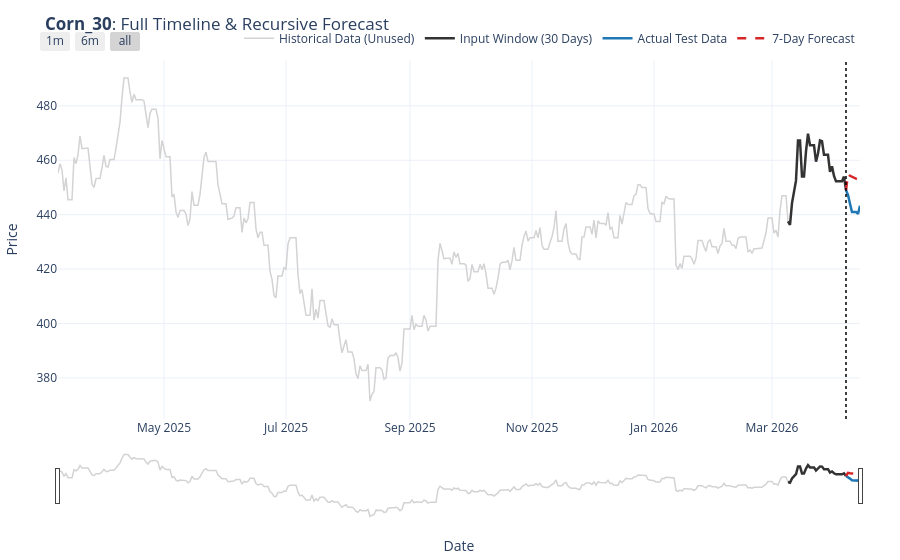
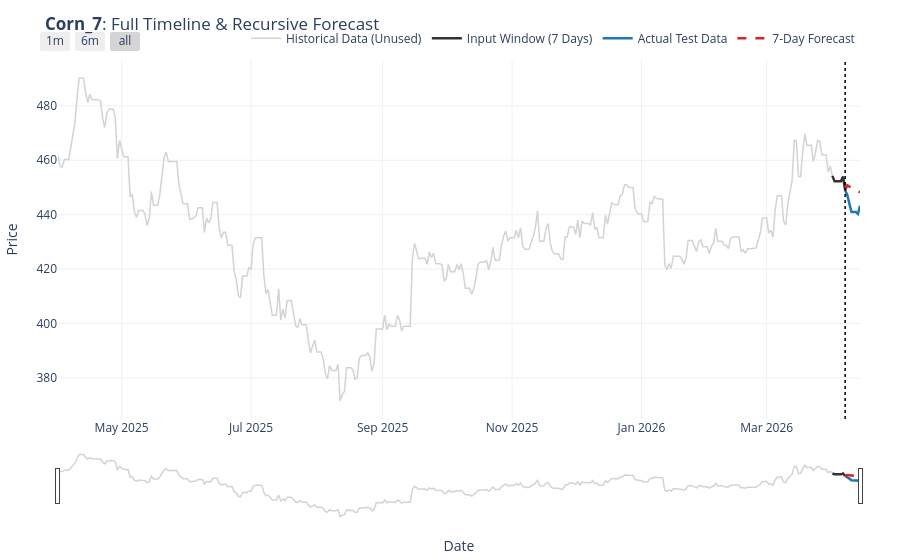
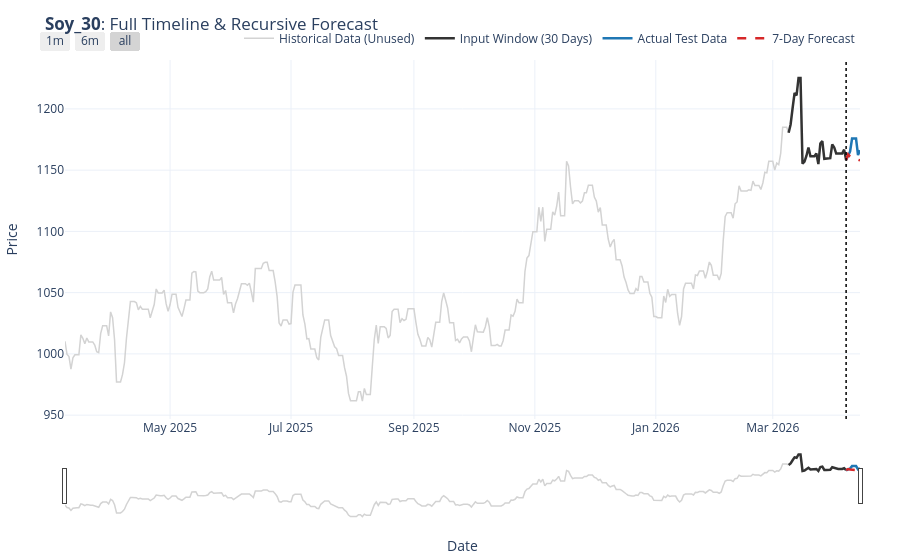
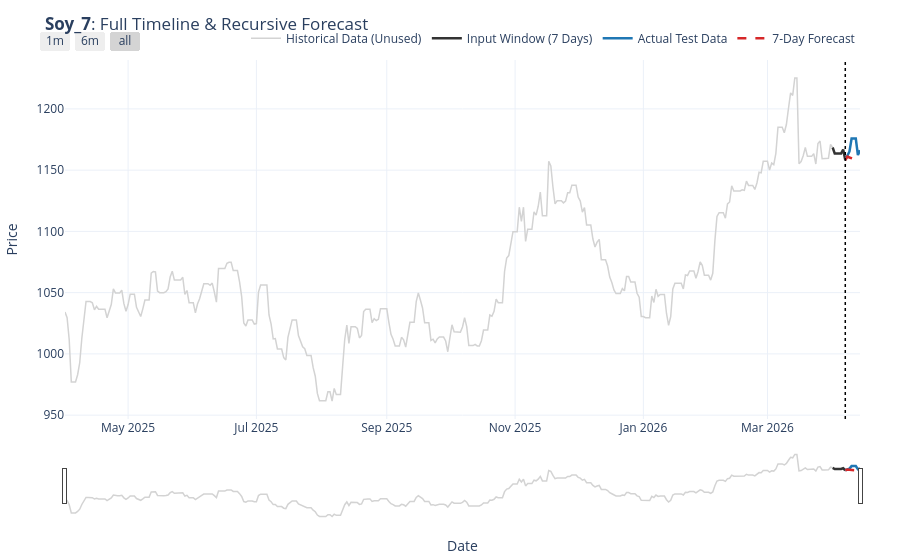

The notebook cell these images were saved under, in order:
### Markdown cell above
### Recursive Forecast Evaluation (7 days in the future)

### Code cell
results_7_days = evaluate_recursive_forecast(production_models, df, forecast_horizon_days=7)
print("\n📊 Final Evaluation Results:")
display(results_7_days)

### Figure 1 — Plotly figure (JSON) as saved in the notebook; plotly's stock layout.template omitted (floating-point values rounded to 4 significant figures; data arrays with more than 128 entries replaced by an {"elided": "..."} marker saying what was removed)
{"data": [{"line": {"color": "lightgray", "width": 1.5}, "mode": "lines", "name": "Historical Data (Unused)", "type": "scatter", "x": {"elided": "366 str values"}, "y": {"elided": "366 float values"}}, {"line": {"color": "#333333", "width": 2.5}, "mode": "lines", "name": "Input Window (30 Days)", "type": "scatter", "x": ["2026-03-09", "2026-03-10", "2026-03-11", "2026-03-12", "2026-03-13", "2026-03-14", "2026-03-15", "2026-03-16", "2026-03-17", "2026-03-18", "2026-03-19", "2026-03-20", "2026-03-21", "2026-03-22", "2026-03-23", "2026-03-24", "2026-03-25", "2026-03-26", "2026-03-27", "2026-03-28", "2026-03-29", "2026-03-30", "2026-03-31", "2026-04-01", "2026-04-02", "2026-04-03", "2026-04-04", "2026-04-05", "2026-04-06", "2026-04-07"], "y": [437.5, 436.2, 444.2, 448.2, 452.5, 467.2, 467.2, 454.0, 454.0, 463.2, 469.8, 465.5, 465.5, 465.5, 459.5, 462.5, 467.2, 467.0, 462.0, 462.0, 462.0, 455.8, 457.8, 454.2, 452.2, 452.2, 452.2, 452.2, 454.0, 449.0]}, {"line": {"color": "#1f77b4", "width": 2.5}, "mode": "lines", "name": "Actual Test Data", "type": "scatter", "x": ["2026-04-07", "2026-04-08", "2026-04-09", "2026-04-10", "2026-04-11", "2026-04-12", "2026-04-13", "2026-04-14"], "y": [449.0, 447.2, 444.0, 441.0, 441.0, 441.0, 440.2, 443.2]}, {"line": {"color": "#d62728", "dash": "dash", "width": 2.5}, "mode": "lines", "name": "7-Day Forecast", "type": "scatter", "x": ["2026-04-07", "2026-04-08", "2026-04-09", "2026-04-10", "2026-04-11", "2026-04-12", "2026-04-13", "2026-04-14"], "y": [449.0, 455.0, 454.3, 453.8, 453.5, 453.2, 453.0, 452.7]}], "layout": {"hovermode": "x unified", "legend": {"orientation": "h", "x": 1, "xanchor": "right", "y": 1.02, "yanchor": "bottom"}, "margin": {"b": 40, "l": 40, "r": 40, "t": 60}, "shapes": [{"line": {"color": "black", "dash": "dot", "width": 1.5}, "type": "line", "x0": "2026-04-07", "x1": "2026-04-07", "xref": "x", "y0": 0, "y1": 1, "yref": "y domain"}], "title": {"text": "<b>Corn_30</b>: Full Timeline & Recursive Forecast"}, "xaxis": {"rangeselector": {"buttons": [{"count": 1, "label": "1m", "step": "month", "stepmode": "backward"}, {"count": 6, "label": "6m", "step": "month", "stepmode": "backward"}, {"step": "all"}]}, "rangeslider": {"visible": true}, "title": {"text": "Date"}, "type": "date"}, "yaxis": {"title": {"text": "Price"}}}}

### Figure 2 — Plotly figure (JSON) as saved in the notebook; plotly's stock layout.template omitted (floating-point values rounded to 4 significant figures; data arrays with more than 128 entries replaced by an {"elided": "..."} marker saying what was removed)
{"data": [{"line": {"color": "lightgray", "width": 1.5}, "mode": "lines", "name": "Historical Data (Unused)", "type": "scatter", "x": {"elided": "366 str values"}, "y": {"elided": "366 float values"}}, {"line": {"color": "#333333", "width": 2.5}, "mode": "lines", "name": "Input Window (7 Days)", "type": "scatter", "x": ["2026-04-01", "2026-04-02", "2026-04-03", "2026-04-04", "2026-04-05", "2026-04-06", "2026-04-07"], "y": [454.2, 452.2, 452.2, 452.2, 452.2, 454.0, 449.0]}, {"line": {"color": "#1f77b4", "width": 2.5}, "mode": "lines", "name": "Actual Test Data", "type": "scatter", "x": ["2026-04-07", "2026-04-08", "2026-04-09", "2026-04-10", "2026-04-11", "2026-04-12", "2026-04-13", "2026-04-14"], "y": [449.0, 447.2, 444.0, 441.0, 441.0, 441.0, 440.2, 443.2]}, {"line": {"color": "#d62728", "dash": "dash", "width": 2.5}, "mode": "lines", "name": "7-Day Forecast", "type": "scatter", "x": ["2026-04-07", "2026-04-08", "2026-04-09", "2026-04-10", "2026-04-11", "2026-04-12", "2026-04-13", "2026-04-14"], "y": [449.0, 450.8, 450.3, 449.9, 449.5, 449.1, 448.7, 448.2]}], "layout": {"hovermode": "x unified", "legend": {"orientation": "h", "x": 1, "xanchor": "right", "y": 1.02, "yanchor": "bottom"}, "margin": {"b": 40, "l": 40, "r": 40, "t": 60}, "shapes": [{"line": {"color": "black", "dash": "dot", "width": 1.5}, "type": "line", "x0": "2026-04-07", "x1": "2026-04-07", "xref": "x", "y0": 0, "y1": 1, "yref": "y domain"}], "title": {"text": "<b>Corn_7</b>: Full Timeline & Recursive Forecast"}, "xaxis": {"rangeselector": {"buttons": [{"count": 1, "label": "1m", "step": "month", "stepmode": "backward"}, {"count": 6, "label": "6m", "step": "month", "stepmode": "backward"}, {"step": "all"}]}, "rangeslider": {"visible": true}, "title": {"text": "Date"}, "type": "date"}, "yaxis": {"title": {"text": "Price"}}}}

### Figure 3 — Plotly figure (JSON) as saved in the notebook; plotly's stock layout.template omitted (floating-point values rounded to 4 significant figures; data arrays with more than 128 entries replaced by an {"elided": "..."} marker saying what was removed)
{"data": [{"line": {"color": "lightgray", "width": 1.5}, "mode": "lines", "name": "Historical Data (Unused)", "type": "scatter", "x": {"elided": "366 str values"}, "y": {"elided": "366 float values"}}, {"line": {"color": "#333333", "width": 2.5}, "mode": "lines", "name": "Input Window (30 Days)", "type": "scatter", "x": ["2026-03-09", "2026-03-10", "2026-03-11", "2026-03-12", "2026-03-13", "2026-03-14", "2026-03-15", "2026-03-16", "2026-03-17", "2026-03-18", "2026-03-19", "2026-03-20", "2026-03-21", "2026-03-22", "2026-03-23", "2026-03-24", "2026-03-25", "2026-03-26", "2026-03-27", "2026-03-28", "2026-03-29", "2026-03-30", "2026-03-31", "2026-04-01", "2026-04-02", "2026-04-03", "2026-04-04", "2026-04-05", "2026-04-06", "2026-04-07"], "y": [1180.0, 1187.0, 1200.0, 1213.0, 1211.0, 1225.0, 1225.0, 1155.0, 1157.0, 1162.0, 1168.0, 1161.0, 1161.0, 1161.0, 1164.0, 1155.0, 1172.0, 1174.0, 1159.0, 1159.0, 1159.0, 1160.0, 1171.0, 1168.0, 1164.0, 1164.0, 1164.0, 1164.0, 1167.0, 1158.0]}, {"line": {"color": "#1f77b4", "width": 2.5}, "mode": "lines", "name": "Actual Test Data", "type": "scatter", "x": ["2026-04-07", "2026-04-08", "2026-04-09", "2026-04-10", "2026-04-11", "2026-04-12", "2026-04-13", "2026-04-14"], "y": [1158.0, 1162.0, 1165.0, 1176.0, 1176.0, 1176.0, 1162.0, 1166.0]}, {"line": {"color": "#d62728", "dash": "dash", "width": 2.5}, "mode": "lines", "name": "7-Day Forecast", "type": "scatter", "x": ["2026-04-07", "2026-04-08", "2026-04-09", "2026-04-10", "2026-04-11", "2026-04-12", "2026-04-13", "2026-04-14"], "y": [1158.0, 1163.0, 1161.0, 1160.0, 1160.0, 1159.0, 1159.0, 1158.0]}], "layout": {"hovermode": "x unified", "legend": {"orientation": "h", "x": 1, "xanchor": "right", "y": 1.02, "yanchor": "bottom"}, "margin": {"b": 40, "l": 40, "r": 40, "t": 60}, "shapes": [{"line": {"color": "black", "dash": "dot", "width": 1.5}, "type": "line", "x0": "2026-04-07", "x1": "2026-04-07", "xref": "x", "y0": 0, "y1": 1, "yref": "y domain"}], "title": {"text": "<b>Soy_30</b>: Full Timeline & Recursive Forecast"}, "xaxis": {"rangeselector": {"buttons": [{"count": 1, "label": "1m", "step": "month", "stepmode": "backward"}, {"count": 6, "label": "6m", "step": "month", "stepmode": "backward"}, {"step": "all"}]}, "rangeslider": {"visible": true}, "title": {"text": "Date"}, "type": "date"}, "yaxis": {"title": {"text": "Price"}}}}

### Figure 4 — Plotly figure (JSON) as saved in the notebook; plotly's stock layout.template omitted (floating-point values rounded to 4 significant figures; data arrays with more than 128 entries replaced by an {"elided": "..."} marker saying what was removed)
{"data": [{"line": {"color": "lightgray", "width": 1.5}, "mode": "lines", "name": "Historical Data (Unused)", "type": "scatter", "x": {"elided": "366 str values"}, "y": {"elided": "366 float values"}}, {"line": {"color": "#333333", "width": 2.5}, "mode": "lines", "name": "Input Window (7 Days)", "type": "scatter", "x": ["2026-04-01", "2026-04-02", "2026-04-03", "2026-04-04", "2026-04-05", "2026-04-06", "2026-04-07"], "y": [1168.0, 1164.0, 1164.0, 1164.0, 1164.0, 1167.0, 1158.0]}, {"line": {"color": "#1f77b4", "width": 2.5}, "mode": "lines", "name": "Actual Test Data", "type": "scatter", "x": ["2026-04-07", "2026-04-08", "2026-04-09", "2026-04-10", "2026-04-11", "2026-04-12", "2026-04-13", "2026-04-14"], "y": [1158.0, 1162.0, 1165.0, 1176.0, 1176.0, 1176.0, 1162.0, 1166.0]}, {"line": {"color": "#d62728", "dash": "dash", "width": 2.5}, "mode": "lines", "name": "7-Day Forecast", "type": "scatter", "x": ["2026-04-07", "2026-04-08", "2026-04-09", "2026-04-10", "2026-04-11", "2026-04-12", "2026-04-13", "2026-04-14"], "y": [1158.0, 1161.0, 1160.0, 1160.0, 1159.0, 1158.0, 1157.0, 1156.0]}], "layout": {"hovermode": "x unified", "legend": {"orientation": "h", "x": 1, "xanchor": "right", "y": 1.02, "yanchor": "bottom"}, "margin": {"b": 40, "l": 40, "r": 40, "t": 60}, "shapes": [{"line": {"color": "black", "dash": "dot", "width": 1.5}, "type": "line", "x0": "2026-04-07", "x1": "2026-04-07", "xref": "x", "y0": 0, "y1": 1, "yref": "y domain"}], "title": {"text": "<b>Soy_7</b>: Full Timeline & Recursive Forecast"}, "xaxis": {"rangeselector": {"buttons": [{"count": 1, "label": "1m", "step": "month", "stepmode": "backward"}, {"count": 6, "label": "6m", "step": "month", "stepmode": "backward"}, {"step": "all"}]}, "rangeslider": {"visible": true}, "title": {"text": "Date"}, "type": "date"}, "yaxis": {"title": {"text": "Price"}}}}
